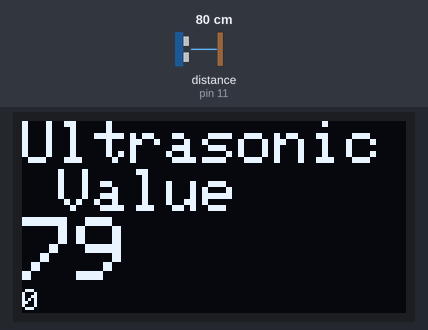
Simulated run of this sketch. Board: Arduino Uno, built with avr-gcc and run on an emulated ATmega328P. On the bench: 128×64 one-colour display. Wiring (inferred from the names in the program): ultrasonic range finder: trigger pin 12; echo pin 11. Inputs (shaded band) come from the test bench; at power-on: distance to the obstacle (sensor on pin 11) 80 cm. The echo pulse lasts 58.3 µs per cm; what the sketch prints to the serial monitor is not drawn.

Above: at 2.8 s.
2.9 s: distance to the obstacle (sensor on pin 11) set to 2 cm
At 5.1 s:
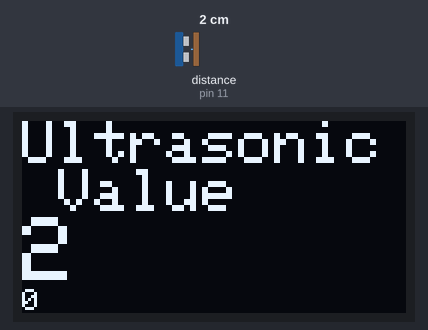
7.6 s: distance to the obstacle (sensor on pin 11) set to 4 cm
At 10.4 s:
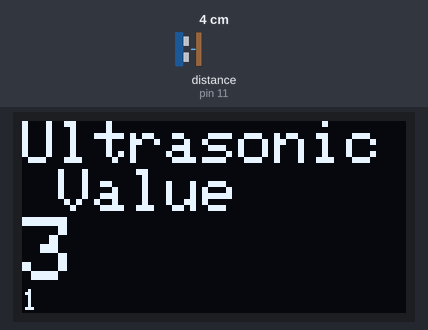
12.2 s: distance to the obstacle (sensor on pin 11) set to 9 cm
At 14.9 s:
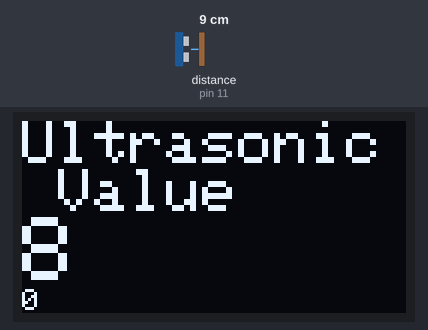
Timing chart, 0 to 16.4 s (numbered marks = the images above; inputs shaded):
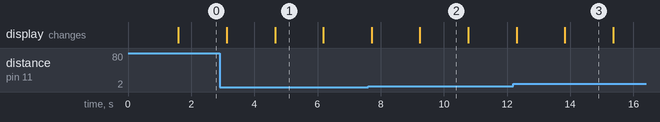

Measured:
- after the input at 7.6 s, the display: first differs from a run without the input after 1.6 s (image 2)
- after the input at 12.2 s, the display: first differs from a run without the input after 1.6 s (image 3)
- what the display in image 1 shows lasts 1.5 s, from 4.7 s to 6.2 s

The sketch:

ultrasonic_sensor_show_on_ssd1306_oled.ino
```cpp
#include <SPI.h>
#include <Wire.h>
#include <Adafruit_GFX.h>
#include <Adafruit_SSD1306.h>
int trigPin = 12;                  //Trig Pin
int echoPin = 11;                  //Echo Pin
int flag = 0;
long duration, cm, inches;
#define SCREEN_WIDTH 128
#define SCREEN_HEIGHT 64

#define OLED_RESET 4
Adafruit_SSD1306 display(SCREEN_WIDTH, SCREEN_HEIGHT, &Wire, OLED_RESET);

void setup() {
  Serial.begin(9600);
  Serial.begin (9600);
  pinMode(trigPin, OUTPUT);
  pinMode(echoPin, INPUT);
  if(!display.begin(SSD1306_SWITCHCAPVCC, 0x3C)) {
    Serial.println(F("SSD1306 allocation failed"));
    for(;;);
  }

}

void loop() {
  testdrawstyles();
  digitalWrite(trigPin, LOW);
  delayMicroseconds(5);
  digitalWrite(trigPin, HIGH);
  delayMicroseconds(10);
  digitalWrite(trigPin, LOW);

  pinMode(echoPin, INPUT);             // 讀取 echo 的電位
  duration = pulseIn(echoPin, HIGH);   // 收到高電位時的時間
  cm = (duration/2) / 29.1;
  Serial.print(cm);
  delay(1000);
}


void testdrawstyles(void) {
  display.clearDisplay();
  display.setTextSize(2);
  display.setTextColor(WHITE);
  display.setCursor(0,0);
  display.println(F("Ultrasonic Value"));
  display.setTextSize(3);
  display.setTextColor(WHITE);
  display.println(cm);
  display.setTextSize(1);
  display.println(flag = !flag);
  display.display();
  delay(500);
}
```
